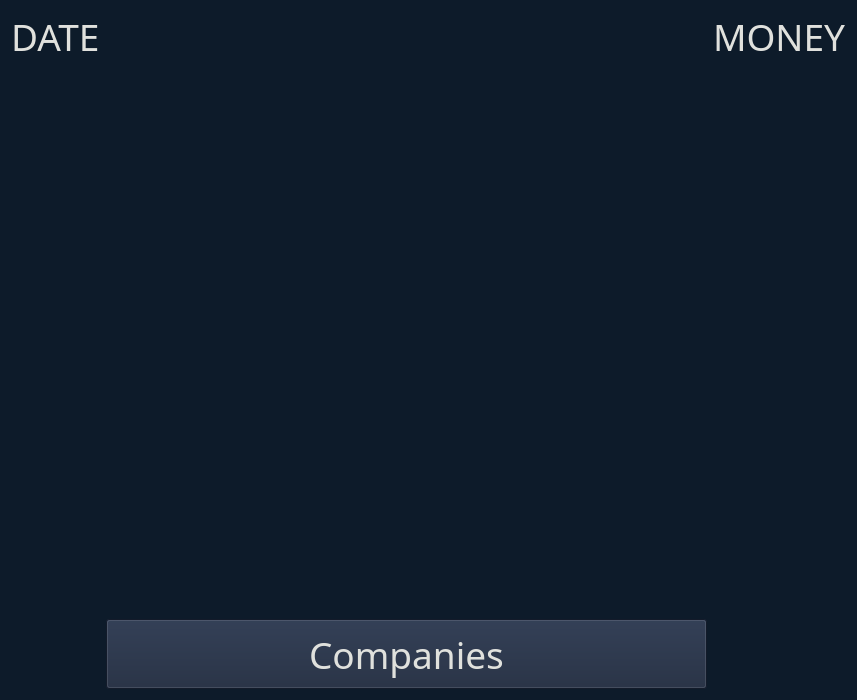
<?xml version="1.0" encoding="UTF-8"?>
<ui version="4.0">
 <class>Form</class>
 <widget class="QWidget" name="Form">
  <property name="windowModality">
   <enum>Qt::NonModal</enum>
  </property>
  <property name="geometry">
   <rect>
    <x>0</x>
    <y>0</y>
    <width>857</width>
    <height>700</height>
   </rect>
  </property>
  <property name="baseSize">
   <size>
    <width>1000</width>
    <height>1000</height>
   </size>
  </property>
  <property name="font">
   <font>
    <family>Segoe Print</family>
    <pointsize>28</pointsize>
   </font>
  </property>
  <property name="windowTitle">
   <string>Form</string>
  </property>
  <property name="layoutDirection">
   <enum>Qt::LeftToRight</enum>
  </property>
  <property name="autoFillBackground">
   <bool>false</bool>
  </property>
  <property name="styleSheet">
   <string notr="true">QWidget{background-color: #0D1B2A;
color: #E0E1DD;}
QPushButton{
background-color: #1B263B;
}</string>
  </property>
  <layout class="QGridLayout" name="gridLayout">
   <item row="2" column="1">
    <widget class="QPushButton" name="pushButton">
     <property name="minimumSize">
      <size>
       <width>0</width>
       <height>70</height>
      </size>
     </property>
     <property name="styleSheet">
      <string notr="true"/>
     </property>
     <property name="text">
      <string>Companies</string>
     </property>
    </widget>
   </item>
   <item row="0" column="1">
    <spacer name="horizontalSpacer">
     <property name="orientation">
      <enum>Qt::Horizontal</enum>
     </property>
     <property name="sizeHint" stdset="0">
      <size>
       <width>40</width>
       <height>20</height>
      </size>
     </property>
    </spacer>
   </item>
   <item row="0" column="2">
    <widget class="QLabel" name="label">
     <property name="text">
      <string>MONEY</string>
     </property>
    </widget>
   </item>
   <item row="0" column="0">
    <widget class="QLabel" name="label_2">
     <property name="text">
      <string>DATE</string>
     </property>
    </widget>
   </item>
   <item row="1" column="1">
    <spacer name="verticalSpacer">
     <property name="orientation">
      <enum>Qt::Vertical</enum>
     </property>
     <property name="sizeHint" stdset="0">
      <size>
       <width>20</width>
       <height>40</height>
      </size>
     </property>
    </spacer>
   </item>
  </layout>
 </widget>
 <resources/>
 <connections/>
</ui>
